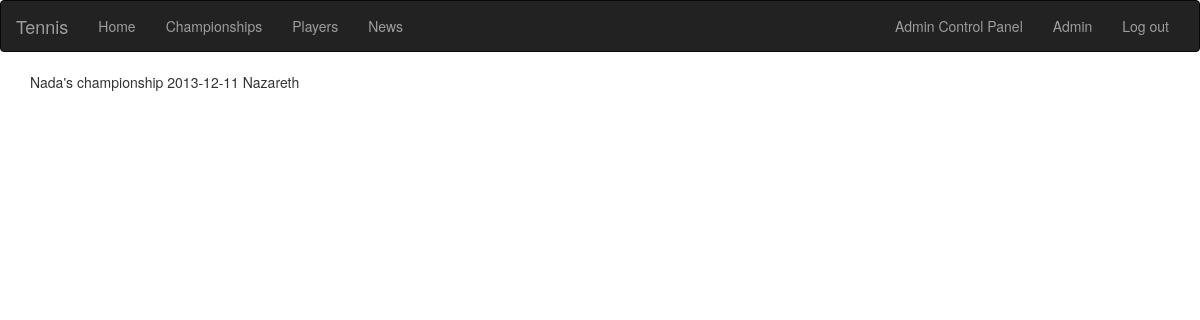
Screenshot of /championships (signed in) with the database file from the repository.
### database_setup.py (models this page shows)
class Championship(Base):
    __tablename__='championship'
    id=Column(Integer, primary_key=True)
    name=Column(String(255))
    date=Column(Date)
    place=Column(String)

### web_app.py (the view)
@app.route('/championships')
def championships():
	championships=dbsession.query(Championship).all()
	return render_template('championship.html', championships=championships)

### templates/championship.html (shortened to what this page needs)
{% extends "layout.html" %}
{% block body %}
{% for championship in championships %}
<div>
{{ championship.name}}
{{ championship.date}}
{{championship.place}}
</div>
{% endfor %}
{% endblock %}

### rows the page displays
Championship: name "Nada's championship", date "2013-12-11", place "Nazareth"

### other values shown
{{ session['name'] }} "Admin"
